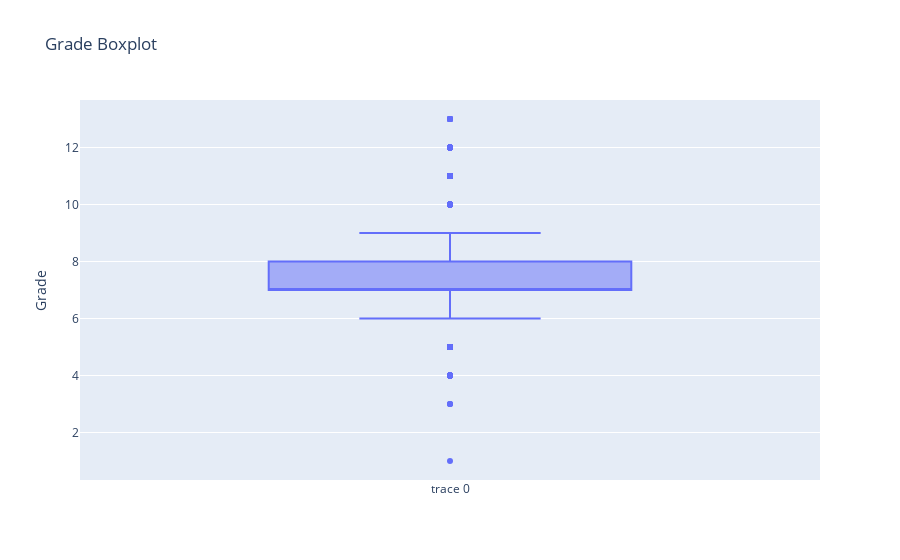

The notebook cell this image was saved under:
### Code cell
grade = [go.Box(y=df['grade'])]

layout = go.Layout(title='Grade Boxplot',
                  yaxis=dict(title='Grade'))

fig=go.Figure(data=grade, layout=layout)

pyo.iplot(fig)

### Figure 1 — Plotly figure (JSON) as saved in the notebook; plotly's stock layout.template omitted (floating-point values rounded to 4 significant figures; data arrays with more than 128 entries replaced by an {"elided": "..."} marker saying what was removed)
{"data": [{"type": "box", "y": {"elided": "21613 int values"}}], "layout": {"title": {"text": "Grade Boxplot"}, "yaxis": {"title": {"text": "Grade"}}}}
